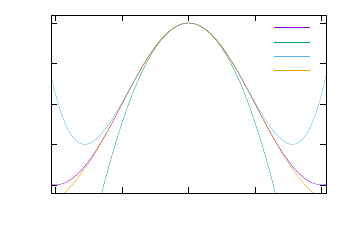

Here is the gnuplot script that generated this plot:
set xrange [-pi-0.1:pi+0.1]
set yrange [-1.1:1.1]
set xtics ('$-\pi$' -pi, '$-\pi/2$' -pi/2,0,'$\pi/2$' pi/2, '$\pi$' pi)

plot cos(x) title '$\cos{t}$'
replot 1-0.5*x*x title "two terms"
replot 1-0.5*x*x+1.0/24*x*x*x*x title "three terms"
replot 1-0.5*x*x+1.0/24*x*x*x*x-1.0/720*x**6 title "four terms"

set xlabel '$t$'

set terminal cairolatex color pdf size 3.5in,2.4in
set output "cos.tex"

replot

set terminal wxt

replot